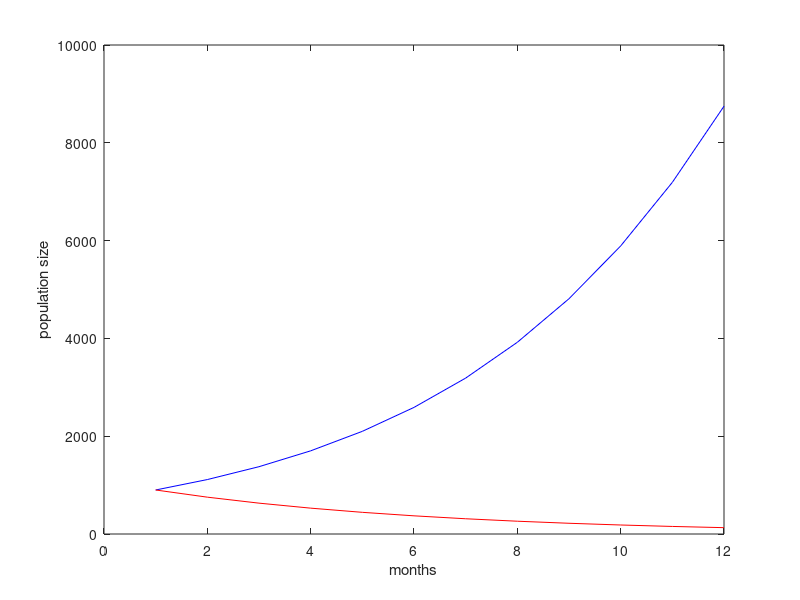

MATLAB code for this plot:
p0 = 900
k = 27*2727
r = 0.24
d = 0.4

for i = 1:11
  p_n(1) = p0;
  p_n(i+1) = p_n(i)+(r*p_n(i)*(1-p_n(i)/k));

end

p_n

months = 1:12

plot(months, p_n,'-b')
xlabel("months")
ylabel("population size")
hold on;

for i = 1:11
  p_n_1(1) = p0;
  p_n_1(i+1) = p_n_1(i)+(r*p_n_1(i)*(1-p_n_1(i)/k))-(d*p_n_1(i));

end

p_n_1
plot(months, p_n_1,'-r')

% hunting season
for i = 1:3
  p_n_2(1) = p_n(3);
  p_n_2(i+1) = p_n_2(i)+(r*p_n_2(i)*(1-p_n_2(i)/k))-(d*p_n_2(i));
end

% after hunting season
for i = 1:10
  p_n_3(1) = p_n_2(3);
  p_n_3(i+1) = p_n_3(i)+(r*p_n_3(i)*(1-p_n_3(i)/k));
end

% population at the end of August
pop = p_n_3(5)

